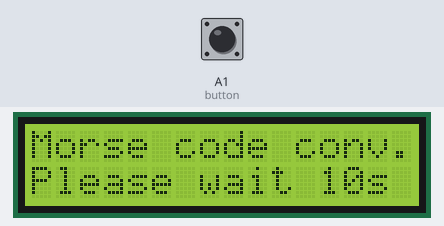
The sketch below on a simulated Arduino Uno, built with avr-gcc and run on an emulated ATmega328P. Shown: 16×2 character LCD. The test bench sets the inputs (shaded band); at power-on: A1 (button) HIGH. What the sketch prints to the serial monitor is not drawn.

Above: at 1.1 s.
12.3 s: A1 (button) pulled LOW for 0.15 s
14.4 s: A1 (button) pulled LOW for 1 s
16.9 s: A1 (button) pulsed LOW 2 times (0.12 s each, 0.3 s apart)
At 18.8 s:
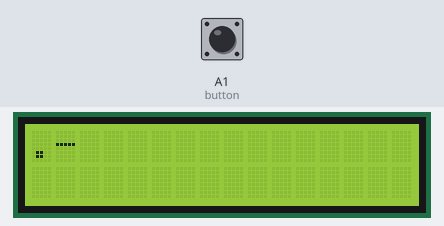
At 21.9 s:
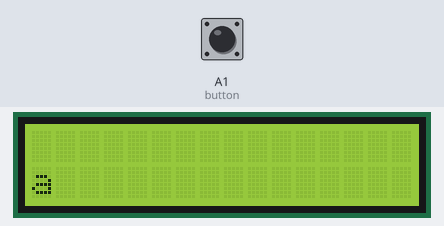
Timing chart, 0 to 23.4 s (numbered marks = the images above; inputs shaded):
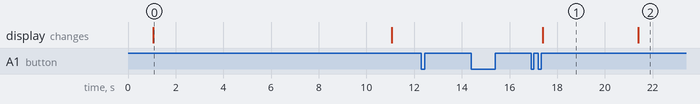

The sketch:

Morse_code_converted.ino
```cpp
/*
 RETRO
 Space Invader Game
 Author: Stuff
 */

// include the library code:
#include <LiquidCrystal.h>
#include "OneButton.h"
using namespace std;

// initialize the library by associating any needed LCD interface pin
// with the arduino pin number it is connected to
LiquidCrystal lcd(7, 8, 9, 10, 11, 12);

char alphabet[] = {'a','b','c','d','e','f','g','h','i','j','k','l','m','n','o','p','q','r','s','t','u','v','w','x','y','z',' '};
String morse[] = {".-","-...","-.-.","-..",".","..-.","--.","....","..",".---","-.-",".-..","--","-.","---",".--.","--.-",".-.","...","-","..-","...-",".--","-..-","-.--","--..","...---..."};

String inputted_str = "";

OneButton button(A1,true);

//Timer variables
unsigned long timerStart, timerStart_overall;
unsigned long timerInterval;
unsigned long currentTime;

//Button debouncing variables
int currentReading;
int newReading;

//Edge detection variable
int previousReading;

//message var
String message = "";

void setup() {

  // set up the LCD's number of columns and rows:
  lcd.begin(16, 2);

  Serial.begin(9600);//Initialization of Serial Port
  delay(1000);

  //Initialise timer
  timerStart = millis();
  timerStart_overall = millis();
  timerInterval = 250;

  //Initialize debouncing
  currentReading = digitalRead(A1);

  lcd.print("Morse code conv.");
  lcd.setCursor(0,1);
  lcd.print("Please wait 10s ");
  delay(10000);

  lcd.clear();
  button.attachClick(singleClick);
  button.attachLongPressStop(longClick);
  button.attachDoubleClick(stop_code);
}

int debounce(int pin, int pinState, int interval) {
  //Debounce button input
  int newValue = digitalRead(pin);
  if (newValue != pinState) {
    delay(interval);
    newValue = digitalRead(pin);
    if (newValue != pinState) {
      pinState = newValue;
    }
  }
  return pinState;
}

void singleClick() {
  Serial.print("ha");
  inputted_str = inputted_str + ".";
}

void longClick() {
  Serial.print("ho");
  inputted_str = inputted_str + "-";
}

void stop_code() {
  Serial.print("he");
  Serial.print('\n');
  Serial.print(inputted_str);
  lcd.setCursor(0,0);
  for (int i=0; i < inputted_str.length();i++) {
    lcd.print(inputted_str[i]);
  }
  int ind = 0;
  //Allow person to see morse code for 4s
  delay(4000);
  for (int j=0; j < sizeof(morse)/sizeof(morse[0]);j++) {
    if (inputted_str != morse[j]) {
      ind += 1;
    }
    else {
      break;
    }
  }
  //ind = ind % 26;
  Serial.print(ind);
  Serial.print('\n');
  message += alphabet[ind];
  lcd.clear();
  lcd.setCursor(0,1);
  lcd.print(message);
  inputted_str = "";
}

void loop() {

    //Set current time
    currentTime = millis();
    button.tick();
    delay(10);

    if ((currentTime-timerStart) > timerInterval) {

        //overall time
        int overall_time;
        overall_time = currentTime - timerStart_overall;

        //Reset timer
        timerStart = currentTime;

        //Save the current button reading
        previousReading = currentReading;

        //Debounce button
        currentReading = debounce(A1,currentReading,4);
    }
}
```

Measured:
- after the input at 12.3 s, every drawn part: stays the same
- after the input at 14.4 s, every drawn part: stays the same
- after the input at 16.9 s, the display: changes after 0.49 s (image 1)
- what the display in image 0 shows lasts 10.0 s, from 1.1 s to 11.1 s
- what the display in image 1 shows lasts 4.0 s, from 17.4 s to 21.4 s
